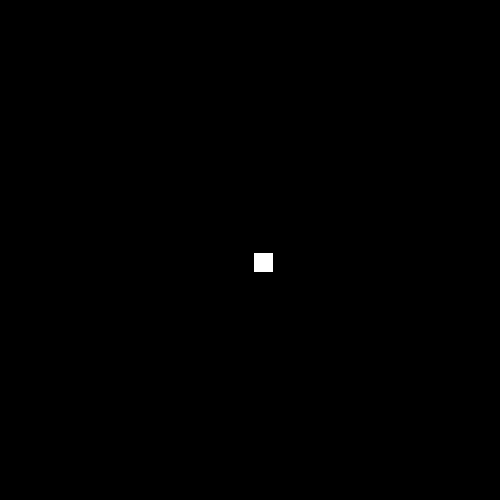
Frame 1 (no input)
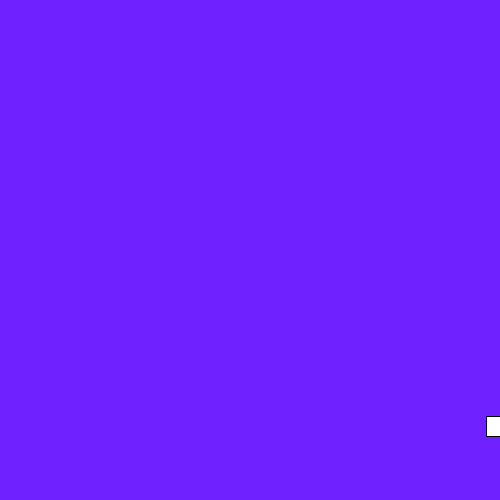
Frame 60 (the mouse pressed at the canvas centre just before this capture)
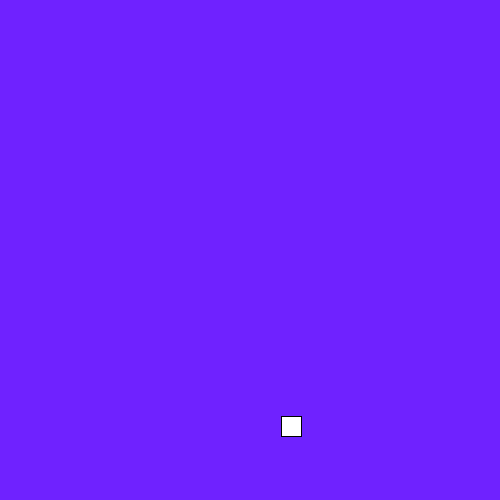
Frame 120 (the mouse held since frame 60 and released just before this capture)

The Processing sketch that drew these frames (run headless with seeded random() and noise(); from frame 60 on, the mouse is pressed at the canvas centre):

// Processing sketch: pong
// ── pong.pde
float x;
float y;
//stores pong ball coordinates
//global variable (takes a lot of space/slows things down)
//global=on top,not in setup,draw,etc

float xSpeed;
float ySpeed;

float red;
float green;
float blue;

void setup(){
  size(500,500); 
  
   x=width/2;
   y=height/2;
   //now gives global variables a value
   
   xSpeed= random(2,5);
   ySpeed= random(2,5);
   //dont want to be the same moves diagonally
   
}

void draw(){
  background(red,green,blue);
  red= 111;
  if (x>width){
    red = 0;
  }
  green= 34;
  blue= 255;
  
  x = x + xSpeed;
  //changes x position
  
  y= y + ySpeed;
  
  if (x>=width){
    xSpeed= xSpeed * -1;
    //make xspeed negative (sends other way)
    
  }
  if (x<0){
    //collision left
    xSpeed= xSpeed * -1;
  }
  
  //x = x + 4;
  //takes current x value and adds 1
  if (y>=height){
    //collision bottom
    ySpeed= ySpeed * -1;
  }
    
    if (y<= 0){
      ySpeed= ySpeed * -1;
  }
  rect(x,y,20,20);
  //ellipse (x,y,20,20);
  
  
}
